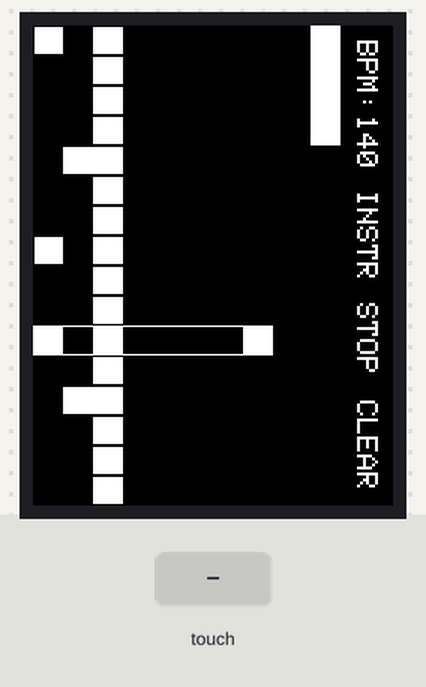
The sketch below on a simulated Teensy 4. On the bench: 240×320 colour display. The inputs (shaded band) are chosen by the test bench. What the sketch prints to the serial monitor is not drawn.

Above: at 2.3 s.
2.4 s: touch panel pressed at 13 % / 50 % of its raw x / y range
At 3.6 s:
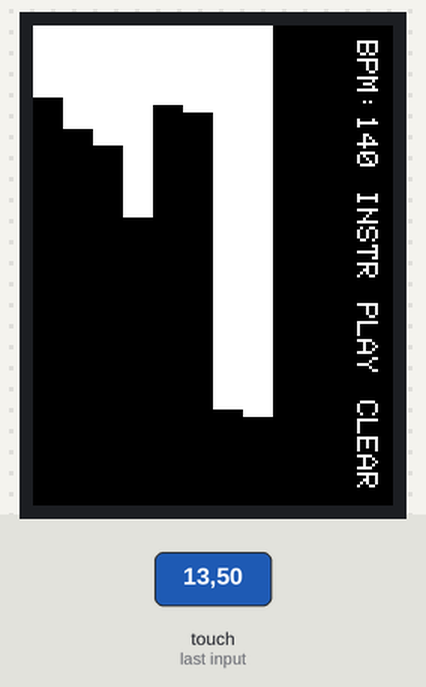
3.9 s: touch panel pressed at 38 % / 10 % of its raw x / y range
At 5.2 s:
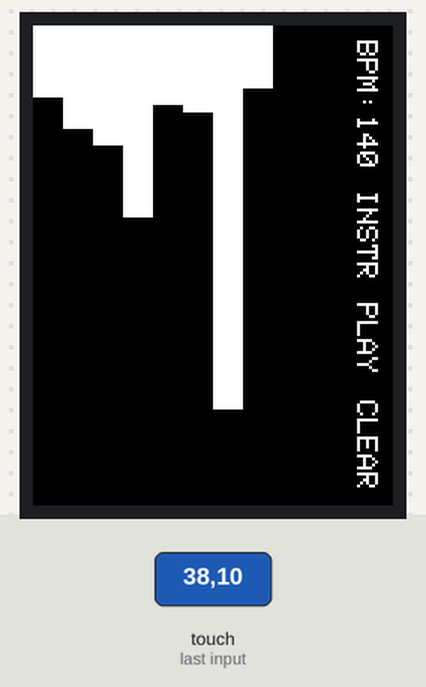
Timing chart, 0 to 6.9 s (numbered marks = the images above; inputs shaded):
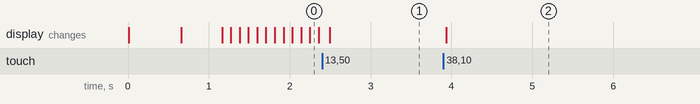

The sketch:

instruments.ino
```cpp
/* MIDI INSTRUMENT LIBRARY:

MELODIC INSTRUMENTS (GM1)
When using the Melodic bank (0x79 - same as default), open chooses an instrument and the octave to map
To use these instruments below change "number" in talkMIDI(0xC0, number, 0) in setupMidi()


0   Acoustic Grand Piano       32  Acoustic Bass             64  Soprano Sax           96   Rain (FX 1)
1   Bright Acoustic Piano      33  Electric Bass (finger)    65  Alto Sax              97   Sound Track (FX 2)
2   Electric Grand Piano       34  Electric Bass (pick)      66  Tenor Sax             98   Crystal (FX 3)
3   Honky-tonk Piano           35  Fretless Bass             67  Baritone Sax          99   Atmosphere (FX 4)
4   Electric Piano 1           36  Slap Bass 1               68  Oboe                  100  Brigthness (FX 5)
5   Electric Piano 2           37  Slap Bass 2               69  English Horn          101  Goblins (FX 6)
6   Harpsichord                38  Synth Bass 1              70  Bassoon               102  Echoes (FX 7)
7   Clavi                      39  Synth Bass 2              71  Clarinet              103  Sci-fi (FX 8)
8   Celesta                    40  Violin                    72  Piccolo               104  Sitar
9   Glockenspiel               41  Viola                     73  Flute                 105  Banjo
10  Music Box                  42  Cello                     74  Recorder              106  Shamisen
11  Vibraphone                 43  Contrabass                75  Pan Flute             107  Koto
12  Marimba                    44  Tremolo Strings           76  Blown Bottle          108  Kalimba
13  Xylophone                  45  Pizzicato Strings         77  Shakuhachi            109  Bag Pipe
14  Tubular Bells              46  Orchestral Harp           78  Whistle               110  Fiddle
15  Dulcimer                   47  Trimpani                  79  Ocarina               111  Shanai
16  Drawbar Organ              48  String Ensembles 1        80  Square Lead (Lead 1)  112  Tinkle Bell
17  Percussive Organ           49  String Ensembles 2        81  Saw Lead (Lead)       113  Agogo
18  Rock Organ                 50  Synth Strings 1           82  Calliope (Lead 3)     114  Pitched Percussion
19  Church Organ               51  Synth Strings 2           83  Chiff Lead (Lead 4)   115  Woodblock
20  Reed Organ                 52  Choir Aahs                84  Charang Lead (Lead 5) 116  Taiko
21  Accordion                  53  Voice oohs                85  Voice Lead (Lead)     117  Melodic Tom
22  Harmonica                  54  Synth Voice               86  Fifths Lead (Lead 7)  118  Synth Drum
23  Tango Accordion            55  Orchestra Hit             87  Bass + Lead (Lead 8)  119  Reverse Cymbal
24  Acoustic Guitar (nylon)    56  Trumpet                   88  New Age (Pad 1)       120  Guitar Fret Noise
25  Acoutstic Guitar (steel)   57  Trombone                  89  Warm Pad (Pad 2)      121  Breath Noise
26  Electric Guitar (jazz)     58  Tuba                      90  Polysynth (Pad 3)     122  Seashore
27  Electric Guitar (clean)    59  Muted Trumpet             91  Choir (Pad 4)         123  Bird Tweet
28  Electric Guitar (muted)    60  French Horn               92  Bowed (Pad 5)         124  Telephone Ring
29  Overdriven Guitar          61  Brass Section             93  Metallic (Pad 6)      125  Helicopter
30  Distortion Guitar          62  Synth Brass 1             94  Halo (Pad 7)          126  Applause
31  Guitar Harmonics           63  Synth Brass 2             95  Sweep (Pad 8)         127  Gunshot

PERCUSSION INSTRUMENTS (GM1 + GM2)

When in the drum bank (0x78), there are not different instruments, only different notes.
To play the different sounds, select an instrument # like 5, then play notes 27 to 87.

27  High Q                     43  High Floor Tom            59  Ride Cymbal 2         75  Claves
28  Slap                       44  Pedal Hi-hat [EXC 1]      60  High Bongo            76  Hi Wood Block
29  Scratch Push [EXC 7]       45  Low Tom                   61  Low Bongo             77  Low Wood Block
30  Srcatch Pull [EXC 7]       46  Open Hi-hat [EXC 1]       62  Mute Hi Conga         78  Mute Cuica [EXC 4]
31  Sticks                     47  Low-Mid Tom               63  Open Hi Conga         79  Open Cuica [EXC 4]
32  Square Click               48  High Mid Tom              64  Low Conga             80  Mute Triangle [EXC 5]
33  Metronome Click            49  Crash Cymbal 1            65  High Timbale          81  Open Triangle [EXC 5]
34  Metronome Bell             50  High Tom                  66  Low Timbale           82  Shaker
35  Acoustic Bass Drum         51  Ride Cymbal 1             67  High Agogo            83  Jingle bell
36  Bass Drum 1                52  Chinese Cymbal            68  Low Agogo             84  Bell tree
37  Side Stick                 53  Ride Bell                 69  Casbasa               85  Castanets
38  Acoustic Snare             54  Tambourine                70  Maracas               86  Mute Surdo [EXC 6]
39  Hand Clap                  55  Splash Cymbal             71  Short Whistle [EXC 2] 87  Open Surdo [EXC 6]
40  Electric Snare             56  Cow bell                  72  Long Whistle [EXC 2]
41  Low Floor Tom              57  Crash Cymbal 2            73  Short Guiro [EXC 3]
42  Closed Hi-hat [EXC 1]      58  Vibra-slap                74  Long Guiro [EXC 3]

*/
```

Source omitted: touchsequencer.ino (15025 bytes)

Measured:
- after the input at 2.4 s, the display: changes after 0.09 s (image 1)
- after the input at 3.9 s, the display: changes at once (image 2)
